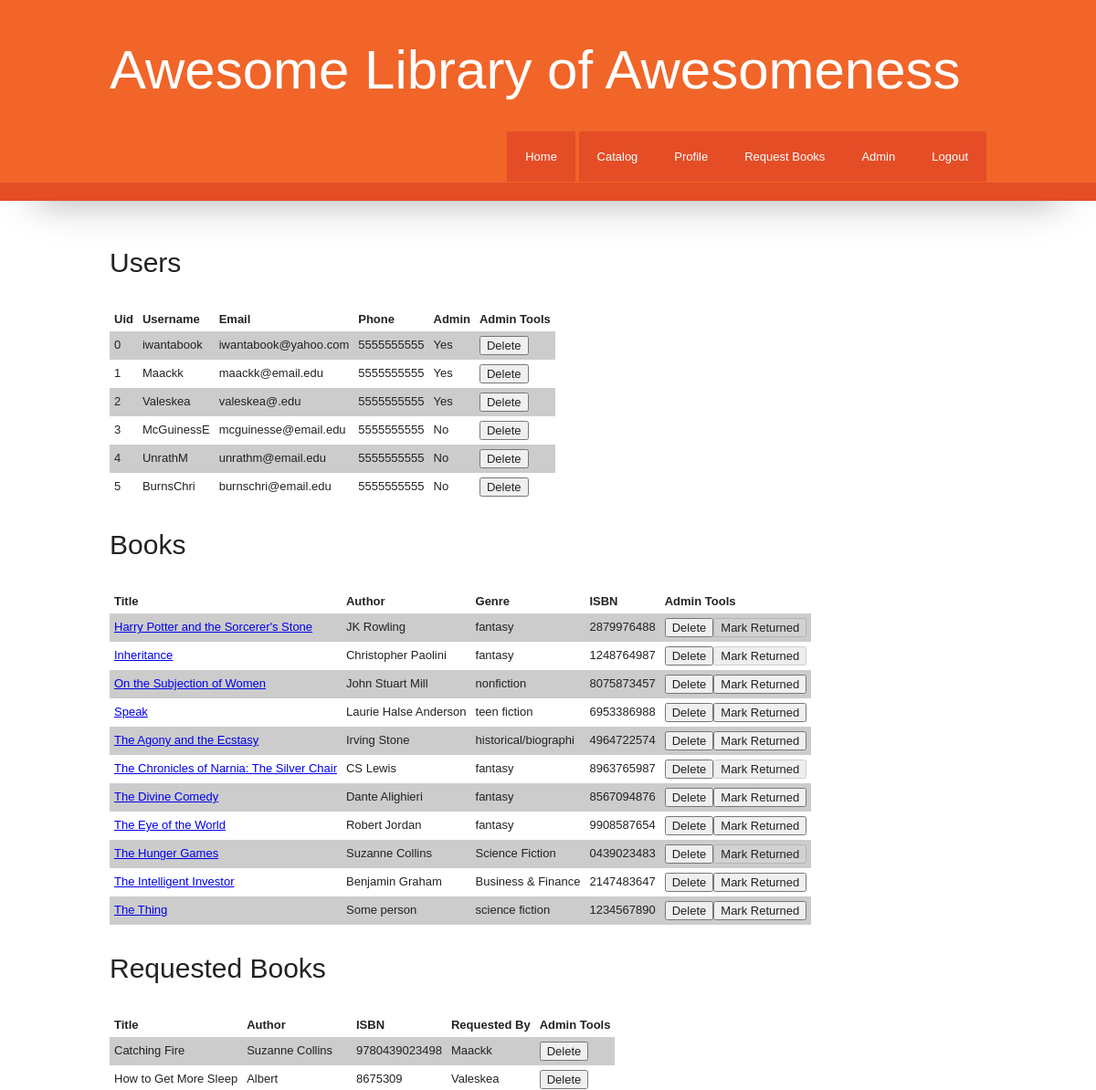
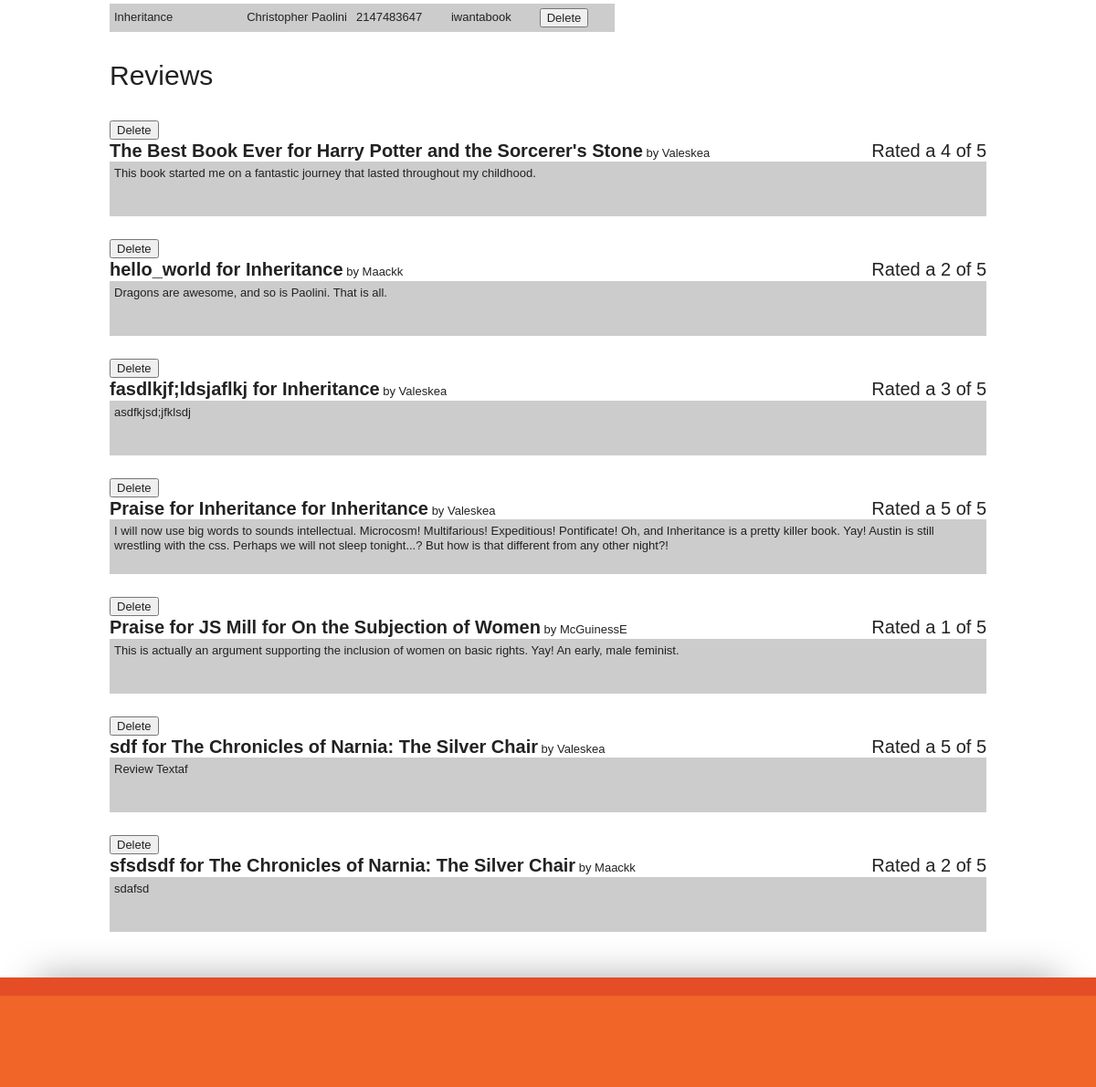
Page /admin.php (signed in) on the committed database (2 pictures, top to bottom).
### tables this page shows
CREATE TABLE IF NOT EXISTS `Users` (
  `uid` int(11) NOT NULL AUTO_INCREMENT,
  `username` varchar(45) NOT NULL,
  `password` varchar(45) NOT NULL,
  `email` varchar(90) NOT NULL,
  `phone` bigint(20) DEFAULT NULL,
  `admin` tinyint(1) NOT NULL DEFAULT '0',
  `aid` int(11) NOT NULL,
  PRIMARY KEY (`uid`),
  UNIQUE KEY `username` (`username`),
  KEY `aid` (`aid`)
);

CREATE TABLE IF NOT EXISTS `Books` (
  `bid` int(11) NOT NULL AUTO_INCREMENT,
  `isbn` varchar(11) NOT NULL,
  `title` varchar(80) NOT NULL,
  `author` varchar(80) NOT NULL,
  `genre` varchar(20) DEFAULT NULL,
  `keywords` varchar(100) DEFAULT NULL,
  `dewey_decimal` double DEFAULT NULL,
  `publisher` varchar(50) DEFAULT NULL,
  `copywrite_date` datetime DEFAULT NULL,
  `due_date` datetime DEFAULT NULL,
  `uid` int(11) DEFAULT NULL,
  PRIMARY KEY (`bid`),
  KEY `uid` (`uid`)
);

CREATE TABLE IF NOT EXISTS `Requested` (
  `rbid` int(11) NOT NULL AUTO_INCREMENT,
  `isbn` varchar(45) NOT NULL,
  `title` varchar(80) DEFAULT NULL,
  `author` varchar(80) DEFAULT NULL,
  `uid` int(11) NOT NULL,
  `date_requested` date DEFAULT NULL,
  PRIMARY KEY (`rbid`),
  KEY `uid` (`uid`)
);

CREATE TABLE IF NOT EXISTS `Reviews` (
  `rid` int(11) NOT NULL AUTO_INCREMENT,
  `review_title` varchar(45) NOT NULL,
  `text` varchar(1000) NOT NULL,
  `star_rating` int(11) NOT NULL,
  `r_date` datetime NOT NULL,
  `bid` int(11) NOT NULL,
  `uid` int(11) NOT NULL,
  PRIMARY KEY (`rid`),
  KEY `bid` (`bid`),
  KEY `uid` (`uid`)
);

### public_html/common.php (called while the page is built, shortened)
<?php
	function is_admin($uid, $db = NULL){
		$db = ($db == NULL) ? db_connect() : $db;
		$query = "SELECT * FROM Users WHERE uid = '$uid' AND admin != 0";
		$result = mysql_query($query, $db);
		return (mysql_num_rows($result) == 1) ? TRUE : FALSE;
	}
?>

### public_html/search_behind.php (the view, shortened to what this page needs)
<?php
	function build_results($search_sql, $mysql_handle, $admin_mode = FALSE){
		$result = mysql_query($search_sql,$mysql_handle);
		$odd = True;
		$html_out = "<table class=\"results\">";
		if(mysql_num_rows($result) == 0){
			$html_out .= "So we couldn't find anything that matched your search.<br />Try just one word from the title.";
		}else{
			$html_out .= "<tr><th>Title</th><th>Author</th><th>Genre</th><th>ISBN</th>";
			$html_out .= $admin_mode ? "<th>Admin Tools</th>" : "<th>Status</th>";
			$html_out .= "</tr>";
			while($row=mysql_fetch_array($result)){
				$html_out .= $odd ? "<tr class=\"even\">" : "<tr class=\"odd\">";
				$html_out .= "<td><a href=\"book.php?bid=$row[bid]\"> $row[title]</a> </td><td> $row[author] </td><td> $row[genre] </td><td> $row[isbn] </td>";
				if($admin_mode){
					$html_out .= "<td>".get_book_admin_buttons($row['uid'],$row['bid'])."</td></tr>\n";
				}else{
					$html_out .= "<td>".get_list_checkout_button($row['uid'],$row['bid'])."</td></tr>\n";
				}
				$odd = !$odd;
			}
		}
		$html_out .= "</table>";
		return $html_out;
	}
	function get_book_admin_buttons($uid, $bid){
		$out = "<span>";
		$out .= "<form action=\"$_SERVER[PHP_SELF]\" method=\"post\"><input type=\"hidden\" value=\"$bid\" name=\"bid\"><input type=\"submit\" value=\"Delete\" name=\"book-submit\">";
		$out .= "<input type=\"submit\" value=\"Mark Returned\" name=\"book-submit\"";
		$out .= ($uid == NULL) ? "disabled=\"disabled\"" : "";
		$out .= "></form></span>";
		return $out;
	}
?>

### public_html/menu.php (shortened to what this page needs)
<?php
require_once 'common.php';
function build_header(){
echo "<!doctype html>
 <html class=\"no-js\" lang=\"en\">
<head>
	<meta charset=\"utf-8\">
	<meta http-equiv=\"X-UA-Compatible\" content=\"IE=edge,chrome=1\">
	<title></title>
	<meta name=\"description\" content=\"\">
	<meta name=\"author\" content=\"\">
	<meta name=\"viewport\" content=\"width=device-width,initial-scale=1\">
	<link rel=\"stylesheet\" href=\"css/style.css\">
	<script src=\"js/libs/modernizr-2.0.min.js\"></script>
	<script src=\"js/libs/respond.min.js\"></script>
</head>
<body>
	<div id=\"header-container\">
		<header class=\"wrapper\">
			<h1 id=\"title\">Awesome Library of Awesomeness</h1>";
	echo "<nav><ul><li><a href=\"index.php\">Home</a></li>
					<li><a href=\"search.php\">Catalog</a></li>";
if(isset($_SESSION['uid'])){
    echo "<li><a href=\"profile.php\">Profile</a></li>";
	echo "<li><a href=\"request.php\">Request Books</a></li>";
	if(is_admin($_SESSION['uid'])){
		echo"<li><a href=\"admin.php\">Admin</a></li>";
	}
	echo "<li><a href=\"logout.php\">Logout</a></li></ul></nav></header></div>";
}
else{
	echo "<li><a href=\"registering.php\">Register</a></li>";
    echo "<li><a href=\"login.php\">Login</a></li></ul></nav></header></div>";
}
}
?>

### public_html/admin.php (shortened to what this page needs)
<?php
	require_once 'common.php';
	require_once 'admin_behind.php';
	require_once 'menu.php';
	$db = db_connect();
	$uid = isset($_SESSION['uid']) ? $_SESSION['uid'] : "-1";
	build_header();
?>
	<div id="main" class="wrapper">
		<article>
			<?php echo generate_admin($uid,$db) ?>
		</article>
	</div>
	<div id="footer-container">
	</div>
</body>
</html>

### public_html/admin_behind.php (shortened to what this page needs)
<?php
	require_once 'search_behind.php';
	require_once 'book_behind.php';
   function generate_admin($uid,$db){
		if($uid == -1 || !is_admin($uid)){
			return "<div><span class=\"title\">You need to be an admin to view this page.</span></div>";
		}
		else{
			return build_user_list($db).build_book_list($db).build_requested_list($db).build_review_list($db);
		}
   }
   function build_user_list($db){
   		$sql = "SELECT uid, username, email, phone, admin FROM `Users` ORDER BY uid";
		$result = mysql_query($sql,$db);
		$odd = True;
		$html_out = "<h3>Users</h3><table class=\"results\">";
		$html_out .= "<tr><th>Uid</th><th>Username</th><th>Email</th><th>Phone</th><th>Admin</th><th>Admin Tools</th></tr>";
		while($row=mysql_fetch_array($result)){
			$html_out .= $odd ? "<tr class=\"even\">" : "<tr class=\"odd\">";
			$html_out .= "<td>$row[uid]</td><td> $row[username] </td><td> $row[email] </td><td> $row[phone] </td>";
			$html_out .= "<td>".($row['admin'] ? "Yes" : "No")."</td>";
			$html_out .= "<td>".get_user_admin_buttons($row['uid'])."</td></tr>\n";
			$odd = !$odd;
		}
		$html_out .= "</table>";
		return $html_out;
   }
   function build_book_list($db){
		return "<h3>Books</h3>".build_results("SELECT bid, title, genre, author, isbn, uid FROM `Books` ORDER BY title", $db, TRUE);
   }
   function build_requested_list($db){
   		$html_out = "<h3>Requested Books</h3>";
   		$sql = "SELECT R.rbid, R.title, R.author, R.isbn, U.username FROM Requested R JOIN Users U ON R.uid = U.uid ORDER BY title";
		$result = mysql_query($sql,$db);
		$odd = True;
		$html_out .= "<table class=\"results\">";
		if(mysql_num_rows($result) == 0){
			$html_out .= "There are no requested books";
		}else{
			$html_out .= "<tr><th>Title</th><th>Author</th><th>ISBN</th><th>Requested By</th><th>Admin Tools</th></tr>";
			while($row=mysql_fetch_array($result)){
				$html_out .= $odd ? "<tr class=\"even\">" : "<tr class=\"odd\">";
				$html_out .= "<td>$row[title]</td><td> $row[author] </td><td> $row[isbn] </td><td> $row[username] </td>";
				$html_out .= "<td>".get_requested_admin_buttons($row['rbid'])."</td></tr>\n";
				$odd = !$odd;
			}
		}
		$html_out .= "</table>";
		return $html_out;
	}
   function build_review_list($db){
	$sql = "SELECT R.review_title, R.text, R.star_rating, B.title, R.rid, U.username FROM Reviews R JOIN Books B ON R.bid = B.bid JOIN Users U ON R.uid = U.uid ORDER BY B.title";
	$result = mysql_query($sql, $db);
	$html = "<h3>Reviews</h3>";
	if(mysql_num_rows($result) != 0){
		while($review=mysql_fetch_array($result)){
			$html .= build_review_div($review, TRUE, TRUE)."\n";
		}
	} else {
		$html .= "There are not any book reviews.";
	}
	return $html;
   }
   	function get_user_admin_buttons($uid){
		$out = "<span>";
		$out .= "<form action=\"$_SERVER[PHP_SELF]\" method=\"post\"><input type=\"hidden\" value=\"$uid\" name=\"uid_to_delete\"><input type=\"submit\" value=\"Delete\" name=\"user-submit\"></form></span>";
		return $out;
	}
	function get_requested_admin_buttons($rbid){
		$out = "<span>";
		$out .= "<form action=\"$_SERVER[PHP_SELF]\" method=\"post\"><input type=\"hidden\" value=\"$rbid\" name=\"rbid_to_delete\"><input type=\"submit\" value=\"Delete\" name=\"requested-submit\"></form></span>";
		return $out;
	}
?>

### public_html/book_behind.php (shortened to what this page needs)
<?php
	function build_review_div($review, $with_book_title, $admin_mode = FALSE){
		$html_out = "<div>";
		$html_out .= $admin_mode ? get_review_admin_buttons($review['rid']) : "";
		$html_out .= "<span class=\"review_title\">$review[review_title]";
		$html_out .= $with_book_title ? " for $review[title]" : "";
		$html_out .= "</span>";
		$html_out .= $admin_mode ? " by ".$review['username'] : "";
		$html_out .= "<span class =\"rating\">Rated a $review[star_rating] of 5</span>";
		$html_out .= "</div><div class=\"review_content\">$review[text]</div>";
		return $html_out;
	}
	function get_review_admin_buttons($rid){
		$out = "<span>";
		$out .= "<form action=\"$_SERVER[PHP_SELF]\" method=\"post\"><input type=\"hidden\" value=\"$rid\" name=\"rid\"><input type=\"submit\" value=\"Delete\" name=\"review-submit\"></form></span>";
		return $out;
	}
?>

### public_html/css/style.css (style rules this page uses)
article, aside, details, figcaption, figure, footer, header, hgroup, nav, section { display: block; }
html { font-size: 100%; overflow-y: scroll; -webkit-overflow-scrolling: touch; -webkit-tap-highlight-color: rgba(0,0,0,0); -webkit-text-size-adjust: 100%; -ms-text-size-adjust: 100%; }
body { margin: 0; font-size: 13px; line-height: 1.231; }
body, button, input, select, textarea { font-family: sans-serif; color: #222; }
a { color: #00e; }
ul, ol { margin: 1em 0; padding: 0 0 0 40px; }
nav ul, nav ol { list-style: none; margin: 0; padding: 0; }
form { margin: 0; }
button, input, select, textarea { font-size: 100%; margin: 0; vertical-align: baseline; *vertical-align: middle; }
button, input { line-height: normal; *overflow: visible; }
button, input[type="button"], input[type="reset"], input[type="submit"] { cursor: pointer; -webkit-appearance: button; }
table { border-collapse: collapse; border-spacing: 0; }
tr.even td { background-color:#CCCCCC; }
table td { padding: 5px; }
table th { padding: 5px; }
body { font-family:Georgia, Helvetica, Helvetica Neue, Arial, sans-serif; }
th { text-align:left; }
span.review_title { font-size:20px; font-weight:bold; }
.review_content { background-color:#CCCCCC; min-height:50px; height:auto !important; clear:both; padding:5px; margin-bottom:25px; }
span.rating { float:right; font-size:20px; padding-bottom:0px; }
.wrapper { margin:auto; width:960px; }
#header-container { background-color:#f16529; height:200px; border-bottom:20px solid #e44d26; margin-bottom:50px; -webkit-box-shadow:0 40px 40px -40px #AAA; -moz-box-shadow:0 40px 40px -40px #AAA; box-shadow:0 40px 40px -40px #AAA; }
h2, h3 { margin:30px 0; }
h3 { font-size: 30px; }
#title, h2, h3 { font-weight:normal; }
#title { font-size: 60px; color:white; float:left; }
header nav { float:right; margin-top:10px; }
header nav ul li { display:inline; }
nav a { padding:20px; color:white; text-decoration:none; background-color:#e44d26; }
#footer-container { background-color:#f16529; height:100px; border-top:20px solid #e44d26; margin-top:50px; clear:both -webkit-box-shadow:0 -40px 40px -40px #AAA; -moz-box-shadow:0 -40px 40px -40px #AAA; box-shadow:0 -40px 40px -40px #AAA; }

### rows in the picture
users: uid "0", username "iwantabook", email "iwantabook@yahoo.com", phone "5555555555", admin "Yes"
users: uid "1", username "Maackk", email "maackk@email.edu", phone "5555555555", admin "Yes"
users: uid "2", username "Valeskea", email "valeskea@.edu", phone "5555555555", admin "Yes"
users: uid "3", username "McGuinessE", email "mcguinesse@email.edu", phone "5555555555", admin "No"
users: uid "4", username "UnrathM", email "unrathm@email.edu", phone "5555555555", admin "No"
users: uid "5", username "BurnsChri", email "burnschri@email.edu", phone "5555555555", admin "No"
books: title "Harry Potter and the Sorcerer's Stone", author "JK Rowling", genre "fantasy", isbn "2879976488"
books: title "Inheritance", author "Christopher Paolini", genre "fantasy", isbn "1248764987"
books: title "On the Subjection of Women", author "John Stuart Mill", genre "nonfiction", isbn "8075873457"
books: title "Speak", author "Laurie Halse Anderson", genre "teen fiction", isbn "6953386988"
books: title "The Agony and the Ecstasy", author "Irving Stone", genre "historical/biographi", isbn "4964722574"
books: title "The Chronicles of Narnia: The Silver Chair", author "CS Lewis", genre "fantasy", isbn "8963765987"
books: title "The Divine Comedy", author "Dante Alighieri", genre "fantasy", isbn "8567094876"
books: title "The Eye of the World", author "Robert Jordan", genre "fantasy", isbn "9908587654"
books: title "The Hunger Games", author "Suzanne Collins", genre "Science Fiction", isbn "0439023483"
books: title "The Intelligent Investor", author "Benjamin Graham", genre "Business & Finance", isbn "2147483647"
books: title "The Thing", author "Some person", genre "science fiction", isbn "1234567890"
requested: title "Catching Fire", author "Suzanne Collins", isbn "9780439023498", uid.username "Maackk"
requested: title "How to Get More Sleep", author "Albert", isbn "8675309", uid.username "Valeskea"
requested: title "Inheritance", author "Christopher Paolini", isbn "2147483647", uid.username "iwantabook"
reviews: review_title "The Best Book Ever", star_rating "4", text "This book started me on a fantastic journey that lasted throughout my childhood."
reviews: review_title "hello_world", star_rating "2", text "Dragons are awesome, and so is Paolini. That is all."
reviews: review_title "fasdlkjf;ldsjaflkj", star_rating "3", text "asdfkjsd;jfklsdj"
reviews: review_title "Praise for Inheritance", star_rating "5", text "I will now use big words to sounds intellectual. Microcosm! Multifarious! Expeditious! Pontificate! Oh, and Inheritance is a pretty killer book. Yay! Austin is still wrestling with the css. Perhaps we will not sleep tonight...? But how is that different from any other night?!"
reviews: review_title "Praise for JS Mill", star_rating "1", text "This is actually an argument supporting the inclusion of women on basic rights. Yay! An early, male feminist."
reviews: review_title "sdf", star_rating "5", text "Review Textaf"
reviews: review_title "sfsdsdf", star_rating "2", text "sdafsd"
